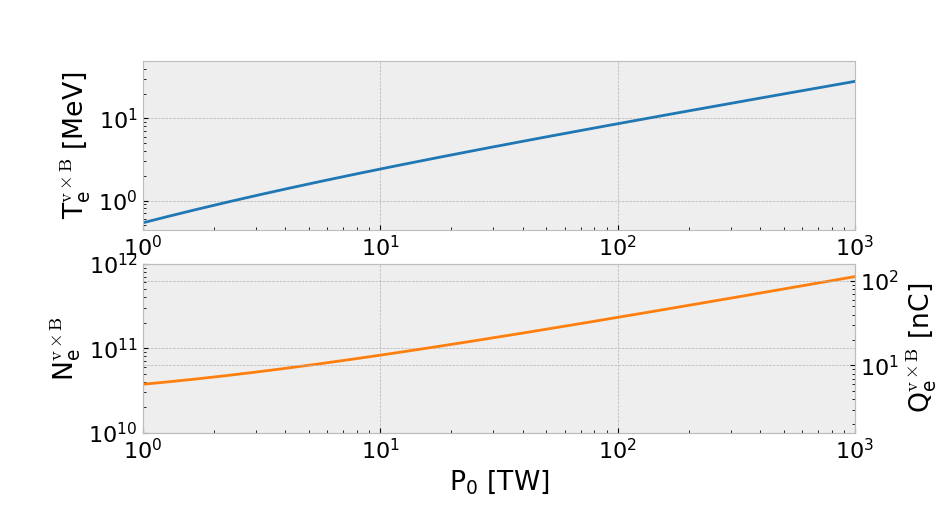

Python code for this plot:
# coding:utf8
"""
All units are in SI, except the power in TW and the energies in MeV

References
----------
A. Macchi, A Superintense Laser-Plasma Interaction Theory Primer (Springer, New York, 2012).
"""
import numpy as np
import matplotlib.pyplot as plt
from matplotlib import rcParams

# Plot formats
plt.close("all")
plt.ion()
plt.style.use("bmh")
# rcParams['figure.figsize'] = [9.5, 5.10]
rcParams['figure.figsize'] = [9.5, 5.10]
rcParams['mathtext.default']='regular'
rcParams['font.size']=16.0
rcParams['figure.subplot.bottom'] = 0.15
rcParams['figure.subplot.left'] = 0.15

# Define constants
c       = 3e8                       # light speed in vacuum
re      = 2.8e-15                   # electron classical radius
me      = 0.511                     # electron mass energy in MeV

# Define laser parameters
tau_L   = 30e-15                    # laser pulse duration
d_L     = 10e-6                     # laser waist
lambda_L= 1.0e-6                    # laser wavelength
P_L     = np.logspace(0, 3, 1000)   # laser power in TW
E_L     = P_L * 1e-3 * tau_L * 1e15/0.94
I0      = 8.8e22 * P_L*1e-3/(d_L*1e6)
a0      = 0.85 * lambda_L * 1e6 * np.sqrt(I0/1e18)

# Compute typical energy and number of electrons produced by vxB
Te = (np.sqrt(1+a0**2/2)-1)*0.511
Ne = 0.1*E_L/(Te*1e6*1.6e-19)

# Plot results
plt.figure()
plt.subplot(211)
plt.plot(P_L, Te, color="#1f77b4")
plt.ylabel(r"$T_{e}^{\rm{v \times B}}$ [$MeV$]")
plt.yscale("log")
plt.xscale("log")
plt.ylim(0, 50)
plt.xlim(1, 1000)
plt.subplot(212)
plt.plot(P_L, Ne, color="#ff7f0e")
plt.yscale("log")
plt.ylabel(r"$N_{e}^{\rm{v \times B}}$")
plt.xscale("log")
plt.ylim(1e10, 1e12)
plt.xlim(1, 1000)
plt.xlabel("$P_0$ [$TW$]")
a=plt.twinx()
a.set_yscale("log")
a.set_ylim(1e9*1e10*1.6e-19, 1e9*1e12*1.6e-19)
a.set_ylabel(r"$Q_{e}^{\rm{v \times B}}$ [$nC$]")
